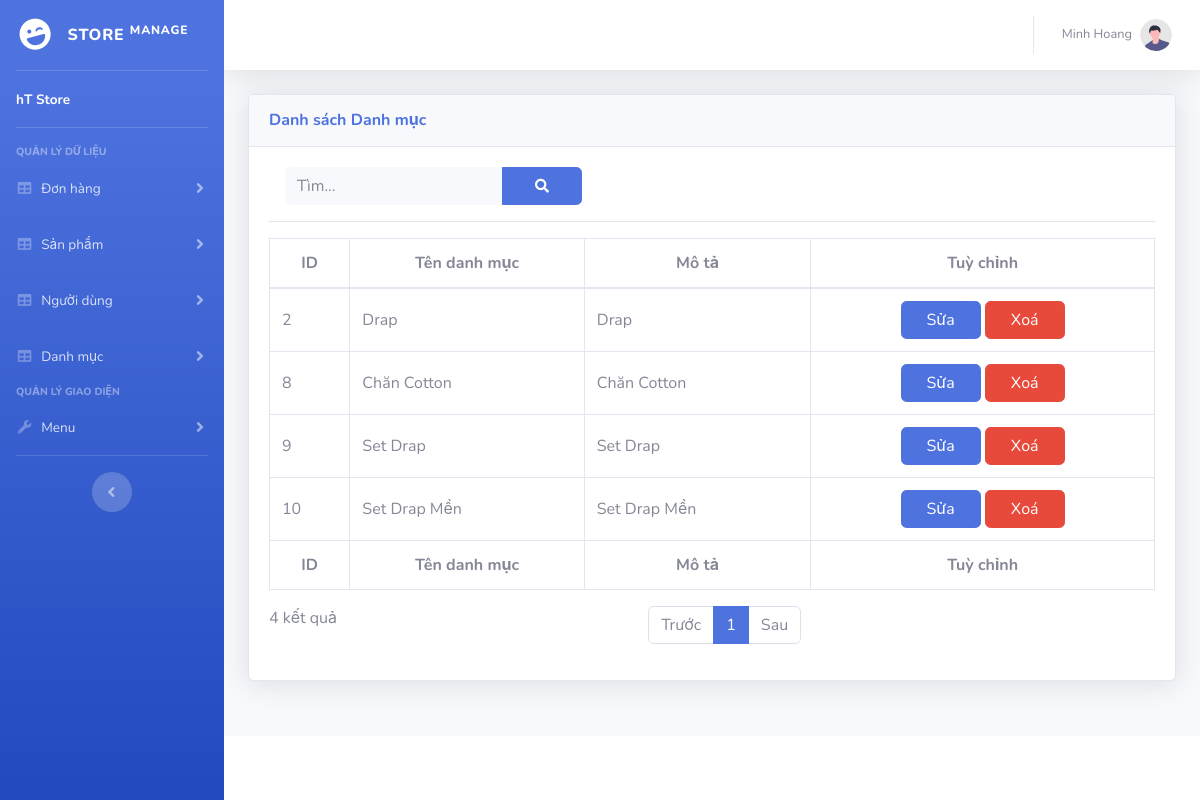
/admin/category (signed in), run on an earlier commit of the app's database.
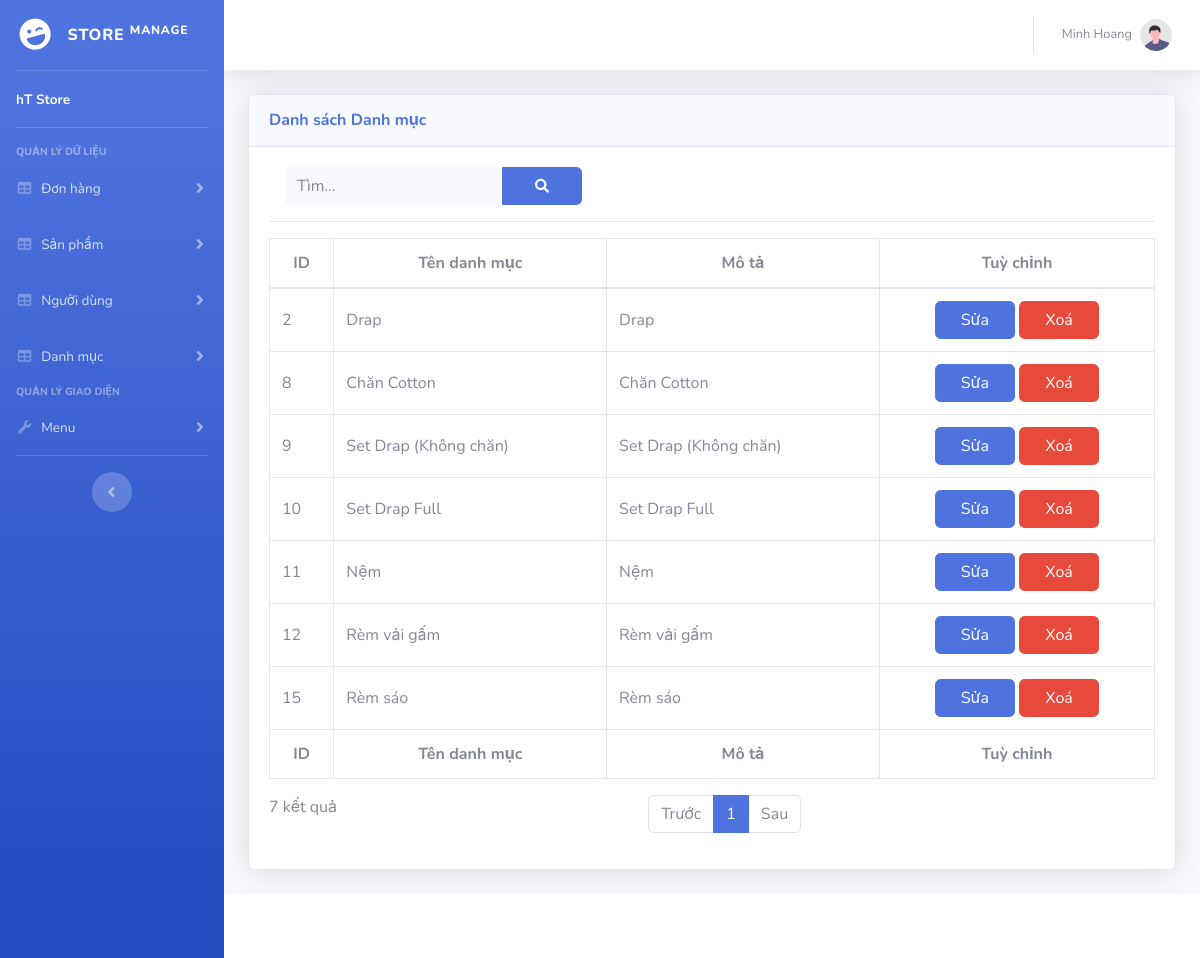
And on a later commit of the database.
### tables this page shows
CREATE TABLE `tbl_category` (
  `Id` int(11) NOT NULL,
  `CategoryName` text DEFAULT NULL,
  `Description` text DEFAULT NULL
);

### app/Controllers/admin/CategoryController.php (called while the page is built, shortened)
<?php
class CategoryController extends Controller
{
    public function index()
    {
        $this->View();
    }
}

### app/ViewModels/CategoryVM.php (called while the page is built, shortened)
<?php
class CategoryVM extends Model
{
    function __construct($category = null)
    {
        $this->Id = isset($category["Id"]) ? $category["Id"] : null;
        $this->CategoryName = isset($category["CategoryName"]) ? $category["CategoryName"] : null;
        $this->Description = isset($category["Description"]) ? $category["Description"] : null;
    }
    function GetPaging($params, $pageIndex, $pageNumber, &$totalRows)
    {
        $keyword = $params["keyword"] ?? "";
        if (!empty($keyword)) {
            $where = $this->WhereLike("Id", $keyword);
            $where .= $this->WhereOr($this->WhereLike("CategoryName", $keyword));
            $where .= $this->WhereOr($this->WhereLike("Description", $keyword));
        } else {
            $where = "1";
        }
        return $this->QueryPaging(CategoryVM::tableName, $where, $pageIndex, $pageNumber, $totalRows);
    }
}

### core/Database.php (called while the page is built, shortened)
<?php
class Database
{
    public static $DbConnect;
    function __construct()
    {
        global $db_config;
        try {
            self::$DbConnect = new mysqli($db_config['host'], $db_config['user'], isset($db_config['pass']) ? $db_config['pass'] : '', $db_config['db']);
            mysqli_set_charset(self::$DbConnect, 'UTF8');
        } catch (Exception $exception) {
            $mess = $exception->getMessage();
            $data['mess'] = $mess;
            App::$app->loadError('database', $data);
            die();
        }
    }
    function QueryPaging($tableName, $where, $pageIndex, $pageNumber, &$totalRows, $colums = null)
    {
        $select = "*";
        $sql = "SELECT {$select} FROM `{$tableName}` WHERE {$where}";
        $result = self::$DbConnect->query($sql);
        $start = ($pageIndex - 1) * $pageNumber;
        $sql = $sql . " limit {$start},{$pageNumber}";
        return self::$DbConnect->query($sql);
    }
}

### app/Views/admin/category/index.php (the view, shortened to what this page needs)
<?php
$model = new CategoryVM();
$totalRow = 0;
$indexPage = isset($_GET["page"]) ? intval($_GET["page"]) : 1;
$pageNumber = isset($_GET["number"]) ? intval($_GET["number"]) : 10;
$keyword = isset($_GET["keyword"]) ? $_GET["keyword"] : "";
$data = $model->GetPaging(["keyword" => $keyword], $indexPage, $pageNumber, $totalRow);
?>
<div class="card shadow mb-4">
    <div class="card-header py-3">
        <h6 class="m-0 font-weight-bold text-primary">Danh sách Danh mục</h6>
    </div>
    <div class="card-body">
        <form method="get" action="/admin/category/index/" class="d-sm-inline-block form-inline mr-auto ml-md-3 my-2 my-md-0 mw-100 navbar-search">
            <div class="input-group">
                <input name="keyword" type="text" class="form-control bg-light border-0 small" placeholder="Tìm..." value="<?php echo isset($keyword) ? $keyword : ""; ?>" aria-label="Search" aria-describedby="basic-addon2">
                <div class="input-group-append">
                    <button class="btn btn-primary" type="submit">
                        <i class="fas fa-search fa-sm"></i>
                    </button>
                </div>
            </div>
        </form>
        <hr>
        <div class="table-responsive">
            <table class="table table-bordered" id="dataTable" width="100%" cellspacing="0">
                <thead>
                    <tr>
                        <th>ID</th>
                        <th>Tên danh mục</th>
                        <th>Mô tả</th>
                        <th>Tuỳ chỉnh</th>
                    </tr>
                </thead>
                <tfoot>
                    <tr>
                        <th>ID</th>
                        <th>Tên danh mục</th>
                        <th>Mô tả</th>
                        <th>Tuỳ chỉnh</th>
                    </tr>
                </tfoot>
                <tbody>
                    <?php
                    if (!empty($data)) {
                        while ($row = $data->fetch_array()) {
                            $_item = new CategoryVM($row);
                    ?>
                            <tr>
                                <td>
                                    <?php echo $_item->Id; ?>
                                </td>
                                <td>
                                    <?php echo $_item->CategoryName; ?><br />
                                </td>
                                <td>
                                    <?php echo $_item->Description; ?>
                                </td>
                                <td class="text-center">
                                    <a href="/admin/category/edit/<?php echo $_item->Id ?>" class="btn btn-primary">Sửa</a>
                                    <a onclick="return confirm('Xoá Danh mục sản phẩm này?')" href="/admin/category/delete/<?php echo $_item->Id ?>" class="btn btn-danger">Xoá</a>
                                </td>
                            </tr>
                    <?php
                        }
                    }
                    ?>
                </tbody>
            </table>
            <?php
            $trangHienTai = intval($_GET["page"]);
            $trangHienTai = max(1, $trangHienTai);
            $soTrang = ceil($totalRow / $pageNumber);
            Common::Paging($soTrang, $trangHienTai, $totalRow, "/admin/category/index/?page=[i]&number={$pageNumber}");
            ?>
        </div>
    </div>
</div>

### index.php (shortened to what this page needs)
<?php
$contl = app::$__controller;
$module = app::$__module;
$ActionName = app::$__action;
if (file_exists("app/Controllers/" . $contl . ".php") || file_exists("app/Controllers/" . $module . "/" . $contl . ".php")) {
    $Controller = new $ClassName();
    if (method_exists($Controller, $ActionName)) {
        $Controller->$ActionName();
    } else {
        echo "Action failed";
    }
}

### core/Controller.php (shortened to what this page needs)
<?php
class Controller extends App
{
    public static $Layout, $Title;
    public function setLayout($Layoput)
    {
        self::$Layout = $Layoput;
    }
    public function View($data = [])
    {
        extract($data);
        $_Module = App::$__module;
        $_Controller = App::$__controller;
        $_Controller = str_replace("Controller", "", $_Controller);
        $_Controller = strtolower($_Controller);
        $_Action = App::$__action;
        if (!empty($_Module)) {
            $_Content = "./app/Views/{$_Module}/{$_Controller}/{$_Action}.php";
        } else
            $_Content = "./app/Views/{$_Controller}/{$_Action}.php";
        $_layout = self::$Layout;
        if ($_layout == null) {
            include $_Content;
        } else {
            include $_layout;
        }
    }
    public static function render($view, $data = [])
    {
        extract($data);
        if (file_exists(_DIR_ROOT . '/app/Views/' . $view . '.php')) {
            require_once _DIR_ROOT . '/app/Views/' . $view . '.php';
        } else
            App::$app->loadError();
    }
}

### app/Views/layouts/_adminLayout.php (shortened to what this page needs)
<!DOCTYPE html>
<html lang="en">
<?php
$baseController = new Controller();
?>
<head>
    <link href="/public/assets/admin/vendor/fontawesome-free/css/all.min.css" rel="stylesheet" type="text/css">
    <link href="/public/assets/admin/css/sb-admin-2.min.css" rel="stylesheet">
</head>
<?php
$baseController->render('layouts/_header-adminLayout');
include $_Content;
$baseController->render('layouts/_footer-adminLayout');
?>

### app/Views/layouts/_header-adminLayout.php (shortened to what this page needs)
<body id="page-top">
    <div id="wrapper">
        <ul class="navbar-nav bg-gradient-primary sidebar sidebar-dark accordion" id="accordionSidebar">
            <a class="sidebar-brand d-flex align-items-center justify-content-center" href="/admin/dashboard">
                <div class="sidebar-brand-icon rotate-n-15">
                    <i class="fas fa-laugh-wink"></i>
                </div>
                <div class="sidebar-brand-text mx-3">Store <sup>manage</sup></div>
            </a>
            <hr class="sidebar-divider my-0">
            <li class="nav-item active">
                <a class="nav-link" href="/home">
                    <span>hT Store</span></a>
            </li>
            <hr class="sidebar-divider">
            <div class="sidebar-heading">
                Quản lý dữ liệu
            </div>
            <li class="nav-item">
                <a class="nav-link collapsed" href="#" data-toggle="collapse" data-target="#collapseOrder" aria-expanded="true" aria-controls="collapseOrder">
                    <i class="fas fa-fw fa-table"></i>
                    <span>Đơn hàng</span>
                </a>
            </li>
            <li class="nav-item">
                <a class="nav-link collapsed" href="#" data-toggle="collapse" data-target="#collapseUtilities" aria-expanded="true" aria-controls="collapseUtilities">
                    <i class="fas fa-fw fa-table"></i>
                    <span>Sản phẩm</span>
                </a>
            </li>
            <li class="nav-item">
                <a class="nav-link collapsed" href="#" data-toggle="collapse" data-target="#collapseTwo" aria-expanded="true" aria-controls="collapseTwo">
                    <i class="fas fa-fw fa-table"></i>
                    <span>Người dùng</span>
                </a>
            </li>
            <li class="nav-item">
                <a class="nav-link collapsed" href="#" data-toggle="collapse" data-target="#collapseCategory" aria-expanded="true" aria-controls="collapseCategory">
                    <i class="fas fa-fw fa-table"></i>
                    <span>Danh mục</span>
                </a>
            </li>
            <div class="sidebar-heading">
                Quản lý giao diện
            </div>
            <li class="nav-item">
                <a class="nav-link collapsed" href="#" data-toggle="collapse" data-target="#collapseMenu" aria-expanded="true" aria-controls="collapseMenu">
                    <i class="fas fa-fw fa-wrench"></i>
                    <span>Menu</span>
                </a>
            </li>
            <hr class="sidebar-divider d-none d-md-block">
            <div class="text-center d-none d-md-inline">
                <button class="rounded-circle border-0" id="sidebarToggle"></button>
            </div>
        </ul>
        <div id="content-wrapper" class="d-flex flex-column">
            <div id="content">
                <nav class="navbar navbar-expand navbar-light bg-white topbar mb-4 static-top shadow">
                    <ul class="navbar-nav ml-auto">
                        <li class="nav-item dropdown no-arrow">
                            <a class="nav-link dropdown-toggle" href="#" id="userDropdown" role="button" data-toggle="dropdown" aria-haspopup="true" aria-expanded="false">
                                <span class="mr-2 d-none d-lg-inline text-gray-600 small"><?php echo $_SESSION["admin"]["Name"] ?></span>
                                <img class="img-profile rounded-circle" src="/public/assets/admin/img/undraw_profile.svg">
                            </a>
                        </li>
                    </ul>
                </nav>
                <div class="container-fluid">

### core/Common.php (shortened to what this page needs)
<?php
class Common
{
?>
    <?php
    public static function Paging($soTrang, $trangHienTai, $totalRow, $link = "[i]")
    {
        $truoc = $trangHienTai - 1;
        $truoc = max(1, $truoc);
        $sau = $trangHienTai + 1;
        $sau = min($sau, $soTrang);
        $linkTruoc = str_replace("[i]", $truoc, $link);
        $linkSau = str_replace("[i]", $sau, $link);
    ?>
        <div class="row">
            <div class="col-sm-12 col-md-5">
                <div class="dataTables_info" id="dataTable_info" role="status" aria-live="polite"><?php echo $totalRow; ?> kết quả</div>
            </div>
            <div class="col-sm-12 col-md-7">
                <div class="dataTables_paginate paging_simple_numbers" id="dataTable_paginate">
                    <ul class="pagination">
                        <li class="paginate_button page-item previous <?php if ($trangHienTai == 1) {
                                                                            echo "disabled";
                                                                        } ?>" id="dataTable_previous">
                            <a href="<?php echo $linkTruoc; ?>" aria-controls="dataTable" data-dt-idx="0" tabindex="0" class="page-link">Trước</a>
                        </li>
                        <?php
                        for ($i = 1; $i <= $soTrang; $i++) {
                            $linkPages = str_replace("[i]", $i, $link);
                            $active = $i == $trangHienTai ? "active" : "";
                        ?>
                            <li class="paginate_button page-item <?php echo $active ?>">
                                <a href="<?php echo $linkPages ?>" aria-controls="dataTable" data-dt-idx="1" tabindex="0" class="page-link"><?php echo $i; ?>
                                </a>
                            </li>
                        <?php
                        }
                        ?>
                        <li class="paginate_button page-item next <?php if ($trangHienTai == $soTrang) {
                                                                        echo "disabled";
                                                                    } ?>" id="dataTable_next">
                            <a href="<?php echo $linkSau; ?>" aria-controls="dataTable" data-dt-idx="7" tabindex="0" class="page-link">Sau</a>
                        </li>
                    </ul>
                </div>
            </div>
        </div>
<?php
        $str = ob_get_clean();
        echo $str;
    }
}
?>

### app/Views/layouts/_footer-adminLayout.php (shortened to what this page needs)
</div>
</div>
<footer class="sticky-footer bg-white">
</footer>
</div>
</div>
</body>
</html>

What changed in the data, as far as the page shows it:
changed tbl_category id 9: CategoryName "Set Drap" → "Set Drap (Không chăn)"; Description "Set Drap" → "Set Drap (Không chăn)"
changed tbl_category id 10: CategoryName "Set Drap Mền" → "Set Drap Full"; Description "Set Drap Mền" → "Set Drap Full"
added tbl_category: Id "11", CategoryName "Nệm", Description "Nệm"
added tbl_category: Id "12", CategoryName "Rèm vải gấm", Description "Rèm vải gấm"
added tbl_category: Id "15", CategoryName "Rèm sáo", Description "Rèm sáo"
Also different on the page:
$totalRow: "4" → "7"
